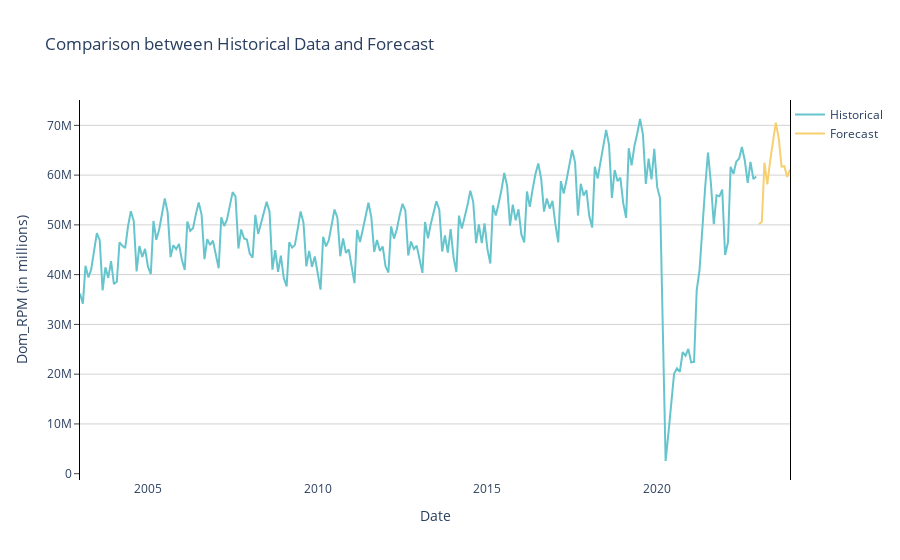

The notebook cell saved with this chart:
### Code cell
import plotly.graph_objects as go
import pandas as pd

# No filter, use full historical data
train_filtered = train  # Use the full dataset

# Create the figure
fig = go.Figure()

# Adding historical data (full range)
fig.add_trace(go.Scatter(
    x=train_filtered.index,
    y=train_filtered['Dom_RPM'],
    mode='lines',
    name='Historical',
    line=dict(color=cols[0]),  # Same color as the third code
    marker=dict(size=5)
))

# Adding forecast mean
forecast_dates = pd.date_range(train_filtered.index[-1], periods=n_periods, freq='M')
fig.add_trace(go.Scatter(
    x=forecast_dates,
    y=forecast_mean,
    mode='lines',
    name='Forecast',
    line=dict(color=cols[1]),  # Same color as the third code
    marker=dict(size=5)
))

# Updating layout
fig.update_layout(
    title='Comparison between Historical Data and Forecast',
    xaxis_title='Date',
    yaxis_title='Dom_RPM (in millions)',
    plot_bgcolor='white',
    legend=dict(
        x=1,
        y=1,
        traceorder='normal',
        orientation='v',
        bgcolor='rgba(255, 255, 255, 0)',
        bordercolor=None,
        borderwidth=0
    ),
    yaxis=dict(
        mirror=True,
        ticks='outside',
        showline=True,
        linecolor='black',
        gridcolor='lightgrey'
    )
)

# Show the figure
fig.show()

### Figure 1 — Plotly figure (JSON) as saved in the notebook; plotly's stock layout.template omitted (floating-point values rounded to 4 significant figures; data arrays with more than 128 entries replaced by an {"elided": "..."} marker saying what was removed)
{"data": [{"line": {"color": "rgb(102, 197, 204)"}, "marker": {"size": 5}, "mode": "lines", "name": "Historical", "type": "scatter", "x": {"elided": "240 str values"}, "y": {"elided": "240 int values"}}, {"line": {"color": "rgb(246, 207, 113)"}, "marker": {"size": 5}, "mode": "lines", "name": "Forecast", "type": "scatter", "x": ["2022-12-31T00:00:00", "2023-01-31T00:00:00", "2023-02-28T00:00:00", "2023-03-31T00:00:00", "2023-04-30T00:00:00", "2023-05-31T00:00:00", "2023-06-30T00:00:00", "2023-07-31T00:00:00", "2023-08-31T00:00:00", "2023-09-30T00:00:00", "2023-10-31T00:00:00", "2023-11-30T00:00:00"], "y": [50130000.0, 50630000.0, 62490000.0, 58140000.0, 62760000.0, 66470000.0, 70540000.0, 67560000.0, 61700000.0, 61780000.0, 59640000.0, 61120000.0]}], "layout": {"legend": {"bgcolor": "rgba(255, 255, 255, 0)", "borderwidth": 0, "orientation": "v", "traceorder": "normal", "x": 1, "y": 1}, "plot_bgcolor": "white", "title": {"text": "Comparison between Historical Data and Forecast"}, "xaxis": {"title": {"text": "Date"}}, "yaxis": {"gridcolor": "lightgrey", "linecolor": "black", "mirror": true, "showline": true, "ticks": "outside", "title": {"text": "Dom_RPM (in millions)"}}}}
